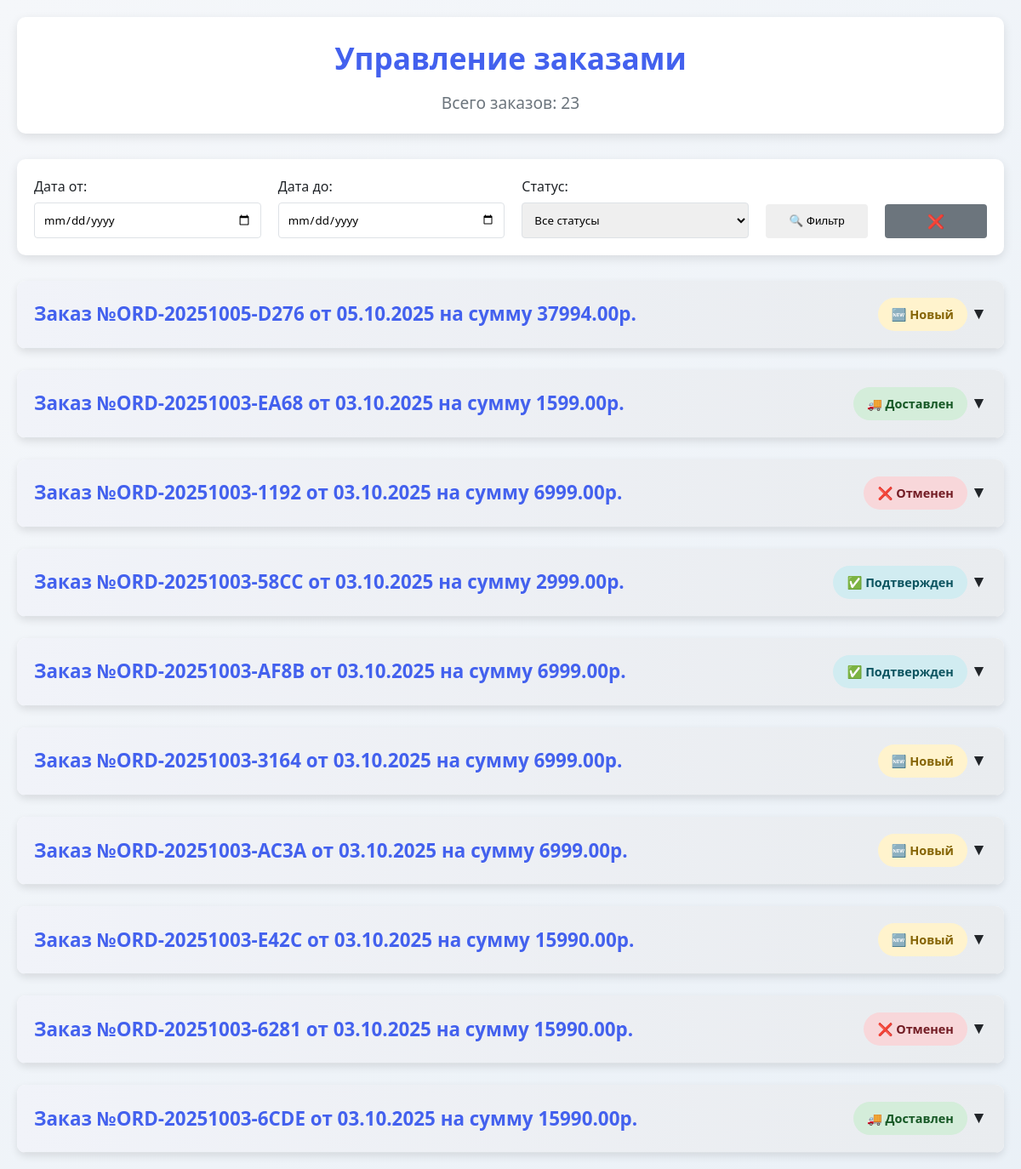
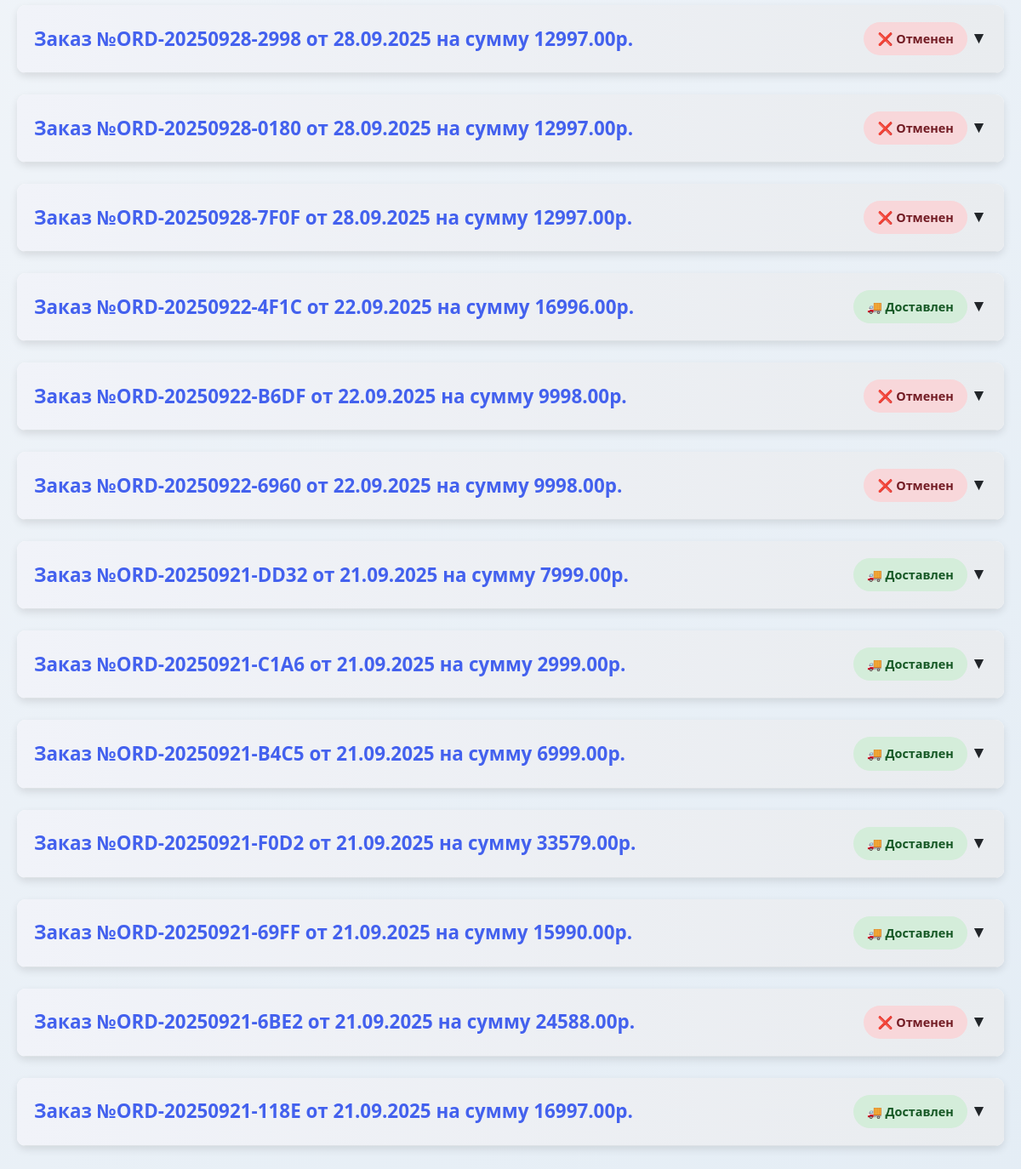
Page /orders/orders-page/ on the committed database (2 pictures, top to bottom).
### database/models.py (models this page shows)
class Order(Base):
    __tablename__ = 'orders'
    id = Column(Integer, primary_key=True, index=True)
    user_id = Column(Integer, nullable=False)
    created_at = Column(DateTime, default=lambda: datetime.now(timezone(timedelta(hours=3))))
    status = Column(String(50), default="new")  # new / confirmed / delivered / cancelled
    total_amount = Column(Float, nullable=False)
    customer_name = Column(String(100))
    customer_phone = Column(String(20))
    customer_address = Column(String(300))
    delivery_method = Column(String(50))
    order_number = Column(String(20), unique=True, nullable=False)
    items = relationship("OrderItem", back_populates="order")

### api/routes/orders.py (the view)
@router.get("/orders-page/", response_class=HTMLResponse, name="orders_page")
async def get_orders_page(
    request: Request,
    date_from: str = Query(None),
    date_to: str = Query(None),
    status: str = Query(None)
):
    db_gen = get_db()
    db: Session = next(db_gen)
    query = db.query(Order).options(
        joinedload(Order.items).joinedload(OrderItem.product)  # ← загружаем товары
    )
    if date_from:
        try:
            date_from_obj = datetime.strptime(date_from, "%Y-%m-%d")
            query = query.filter(Order.created_at >= date_from_obj)
        except ValueError:
            pass
    if date_to:
        try:
            date_to_obj = datetime.strptime(date_to, "%Y-%m-%d")
            date_to_obj = date_to_obj.replace(hour=23, minute=59, second=59)
            query = query.filter(Order.created_at <= date_to_obj)
        except ValueError:
            pass
    if status:
        query = query.filter(Order.status == status)
    query = query.order_by(Order.created_at.desc())
    orders = query.all()
    for order in orders:
        for item in order.items:
            if hasattr(item, 'product') and item.product:
                item.product_name = item.product.name
            else:
                item.product_name = "Товар не найден"
    context = {
        "request": request,
        "orders": orders,
        "date_from": date_from,
        "date_to": date_to,
        "status": status
    }
    return templates.TemplateResponse("orders.html", context)

### templates/orders.html (shortened to what this page needs)
<!DOCTYPE html>
<html lang="ru">
<head>
</head>
<body>
    <div class="container">
        <header>
            <h1>
    <a href="/orders/orders-page/" style="text-decoration: none; color: inherit;">
        {% if request.query_params.get('user_id') %}
        Заказы пользователя №{{ request.query_params.get('user_id') }}<br>
        ↩️ назад
    {% else %}
        Управление заказами
    {% endif %}
    </a>
</h1>
            <p class="summary">Всего заказов: {{ orders|length }}</p>
        </header>
        <div class="filters">
    <form id="filter-form" method="GET">
        <div class="filter-row">
            <div class="filter-group">
                <label for="date_from">Дата от:</label>
                <input type="date" id="date_from" name="date_from" value="{{ request.query_params.get('date_from', '') }}">
            </div>
            <div class="filter-group">
                <label for="date_to">Дата до:</label>
                <input type="date" id="date_to" name="date_to" value="{{ request.query_params.get('date_to', '') }}">
            </div>
            <div class="filter-group">
                <label for="status">Статус:</label>
                <select id="status" name="status">
                    <option value="">Все статусы</option>
                </select>
            </div>
            <button type="submit" class="filter-button">🔍 Фильтр</button>
            <a href="/orders/orders-page/user-orders/" class="filter-button" style="text-decoration:none; background-color: var(--gray);">❌</a>
        </div>
    </form>
</div>
        {% for order in orders %}
        <div class="order" data-order-id="{{ order.id }}" onclick="toggleOrderDetails(this)">
            <div class="order-header">
                <div class="order-number">Заказ №{{ order.order_number }} от {{ order.created_at.strftime('%d.%m.%Y') }} на сумму {{ "%.2f"|format(order.total_amount) }}р.</div>
                <div>
                    <div class="order-status status-{{ order.status }}">
                        {% if order.status == 'new' %}🆕 Новый
                        {% elif order.status == 'confirmed' %}✅ Подтвержден
                        {% elif order.status == 'cancelled' %}❌ Отменен
                        {% elif order.status == 'delivered' %}🚚 Доставлен
                        {% else %}{{ order.status }}{% endif %}
                    </div>
                    <span class="toggle-icon">▼</span>
                </div>
            </div>
        </div>
        {% else %}
        <div style="text-align: center; padding: 40px; background: white; border-radius: var(--radius); box-shadow: 0 4px 12px var(--shadow);">
            <h3>📭 Нет заказов</h3>
            <p>Заказов пока не поступало.</p>
        </div>
        {% endfor %}
    </div>
</body>
</html>

### templates/orders.html (style rules this page uses)
:root { --primary: #4361ee; --success: #4cc9f0; --warning: #f72585; --danger: #e63946; --light: #f8f9fa; --dark: #212529; --gray: #6c757d; --border: #dee2e6; --shadow: rgba(0, 0, 0, 0.1); --radius: 10px; }
* { margin: 0; padding: 0; box-sizing: border-box; }
.filters { background: white; border-radius: var(--radius); box-shadow: 0 4px 12px var(--shadow); padding: 20px; margin-bottom: 30px; }
.filter-row { display: flex; flex-wrap: wrap; gap: 20px; align-items: end; }
.filter-group { display: flex; flex-direction: column; flex: 1; min-width: 200px; }
.filter-group label { font-weight: 500; margin-bottom: 5px; color: var(--dark); }
.filter-group input, .filter-group select { padding: 10px; border: 1px solid var(--border); border-radius: 4px; font-family: inherit; }
.filter-button { height: 40px; line-height: 40px; text-align: center; padding: 0 20px; border: none; border-radius: 4px; font-weight: 500; cursor: pointer; width: 120px; box-sizing: border-box; }
body { font-family: 'Segoe UI', Tahoma, Geneva, Verdana, sans-serif; background: linear-gradient(135deg, #f5f7fa 0%, #e4edf5 100%); color: var(--dark); padding: 20px; line-height: 1.6; }
.container { max-width: 1200px; margin: 0 auto; }
header { text-align: center; margin-bottom: 30px; padding: 20px; background: white; border-radius: var(--radius); box-shadow: 0 4px 12px var(--shadow); }
h1 { font-size: 2.2rem; color: var(--primary); margin-bottom: 10px; }
.summary { font-size: 1.2rem; color: var(--gray); }
.order { background: white; border-radius: var(--radius); box-shadow: 0 4px 10px var(--shadow); margin-bottom: 25px; overflow: hidden; transition: transform 0.3s ease, box-shadow 0.3s ease; cursor: pointer; }
.order-header { display: flex; justify-content: space-between; align-items: center; padding: 20px; background: linear-gradient(to right, #f1f3f9, #e9ecef); border-bottom: 1px solid var(--border); }
.order-number { font-weight: bold; font-size: 1.4rem; color: var(--primary); }
.order-status { padding: 8px 16px; border-radius: 20px; font-weight: bold; font-size: 0.9rem; text-align: center; display: inline-block; }
.status-new { background: #fff3cd; color: #856404; }
.status-confirmed { background: #d1ecf1; color: #0c5460; }
.status-cancelled { background: #f8d7da; color: #721c24; }
.status-delivered { background: #d4edda; color: #155724; }
.toggle-icon { font-size: 1.2rem; transition: transform 0.3s ease; }

### rows in the picture
Order: order_number "ORD-20251005-D276", created_at "05.10.2025", total_amount "37994.00", status "🆕 Новый"
Order: order_number "ORD-20251003-EA68", created_at "03.10.2025", total_amount "1599.00", status "🚚 Доставлен"
Order: order_number "ORD-20251003-1192", created_at "03.10.2025", total_amount "6999.00", status "❌ Отменен"
Order: order_number "ORD-20251003-58CC", created_at "03.10.2025", total_amount "2999.00", status "✅ Подтвержден"
Order: order_number "ORD-20251003-AF8B", created_at "03.10.2025", total_amount "6999.00", status "✅ Подтвержден"
Order: order_number "ORD-20251003-3164", created_at "03.10.2025", total_amount "6999.00", status "🆕 Новый"
Order: order_number "ORD-20251003-AC3A", created_at "03.10.2025", total_amount "6999.00", status "🆕 Новый"
Order: order_number "ORD-20251003-E42C", created_at "03.10.2025", total_amount "15990.00", status "🆕 Новый"
Order: order_number "ORD-20251003-6281", created_at "03.10.2025", total_amount "15990.00", status "❌ Отменен"
Order: order_number "ORD-20251003-6CDE", created_at "03.10.2025", total_amount "15990.00", status "🚚 Доставлен"
Order: order_number "ORD-20250928-2998", created_at "28.09.2025", total_amount "12997.00", status "❌ Отменен"
Order: order_number "ORD-20250928-0180", created_at "28.09.2025", total_amount "12997.00", status "❌ Отменен"
Order: order_number "ORD-20250928-7F0F", created_at "28.09.2025", total_amount "12997.00", status "❌ Отменен"
Order: order_number "ORD-20250922-4F1C", created_at "22.09.2025", total_amount "16996.00", status "🚚 Доставлен"
Order: order_number "ORD-20250922-B6DF", created_at "22.09.2025", total_amount "9998.00", status "❌ Отменен"
Order: order_number "ORD-20250922-6960", created_at "22.09.2025", total_amount "9998.00", status "❌ Отменен"
Order: order_number "ORD-20250921-DD32", created_at "21.09.2025", total_amount "7999.00", status "🚚 Доставлен"
Order: order_number "ORD-20250921-C1A6", created_at "21.09.2025", total_amount "2999.00", status "🚚 Доставлен"
Order: order_number "ORD-20250921-B4C5", created_at "21.09.2025", total_amount "6999.00", status "🚚 Доставлен"
Order: order_number "ORD-20250921-F0D2", created_at "21.09.2025", total_amount "33579.00", status "🚚 Доставлен"
Order: order_number "ORD-20250921-69FF", created_at "21.09.2025", total_amount "15990.00", status "🚚 Доставлен"
Order: order_number "ORD-20250921-6BE2", created_at "21.09.2025", total_amount "24588.00", status "❌ Отменен"
Order: order_number "ORD-20250921-118E", created_at "21.09.2025", total_amount "16997.00", status "🚚 Доставлен"

### other values in the picture
{{ orders|length }} "23"
